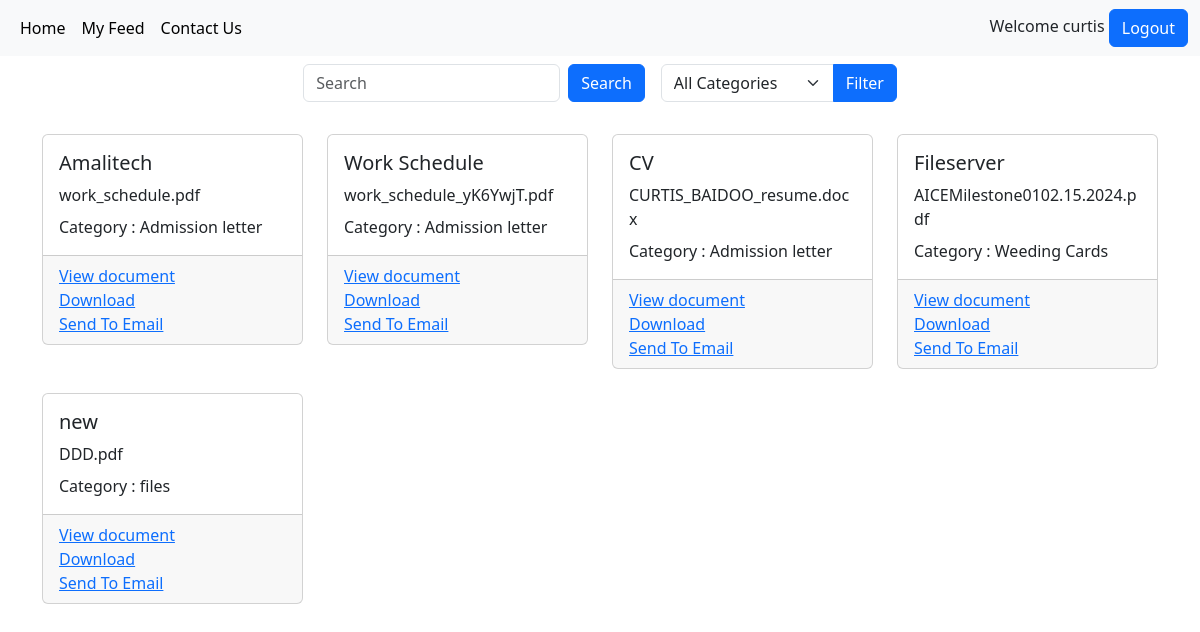
Page /feed/ (signed in) on the earlier database version.
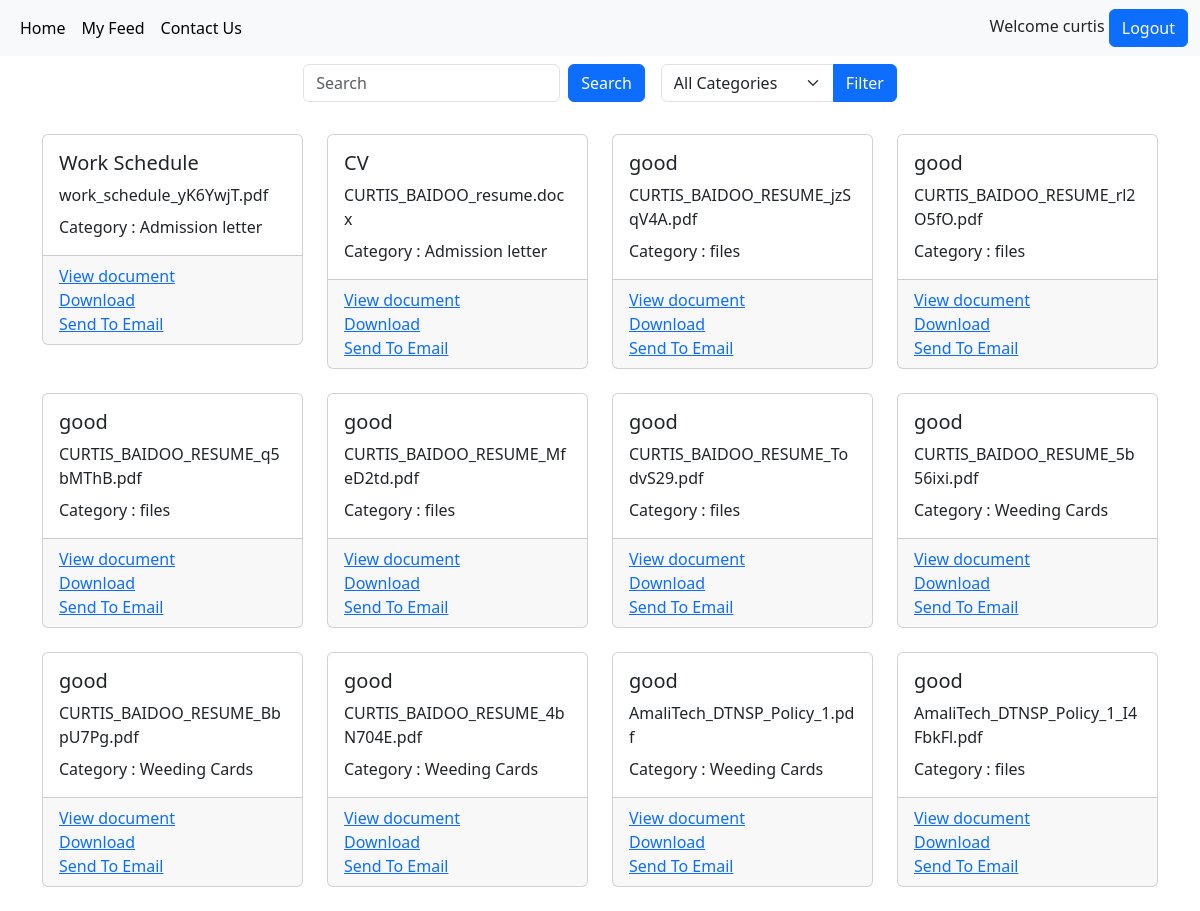
Same page on the later database version.
### file/models.py (models this page shows, shortened)
class All_Users(AbstractBaseUser):
    firstName = models.CharField(max_length=50,null=False)
    lastName = models.CharField(max_length=50,null=False)
    email = models.EmailField(max_length=120,unique=True,null=False)
    password = models.CharField(max_length=300,null=False)
    date_created = models.DateTimeField(auto_now_add=True)
    last_login = models.DateTimeField(auto_now=True)
    is_active = models.BooleanField(default=True)
    is_staff = models.BooleanField(default=False)
    is_superuser = models.BooleanField(default=False)
    is_admin = models.BooleanField(default=False)
    USERNAME_FIELD = 'email'
    REQUIRED_FIELDS = ['firstName','lastName']
    objects=UserManager()
    class Meta:
        verbose_name = 'User'
        verbose_name_plural = 'Users'

class Document(models.Model):
    title          = models.CharField(max_length=100)
    description    = models.TextField()
    file           = models.FileField(upload_to='file/documents/',validators=[document_file_validation])
    uploaded_at    = models.DateTimeField(auto_now_add=True)
    download_count = models.PositiveIntegerField(default=0)
    email_count    = models.PositiveIntegerField(default=0)
    category       = models.ForeignKey(DocumentCategory,on_delete=models.CASCADE)
    assigned_user  = models.ManyToManyField('All_Users', related_name='assigned_to_users')
    class Meta:
        verbose_name = 'Document'
        verbose_name_plural = 'Documents'

class DocumentCategory(models.Model):
    category_name = models.CharField(max_length=100)
    def __str__(self):
        return self.category_name
    class Meta:
        verbose_name = 'Category'
        verbose_name_plural = 'Document Categories'

### file/views.py (the view)
# urls.py: path('feed/',views.feed_page_view,name='feed_page'),
def feed_page_view(request):
    if request.user.is_authenticated:
        user = request.user
        documents = Document.objects.filter(assigned_user = user)
        context ={
            'documents':documents,
            'doc_cat':filter_category(documents)
        }
        return render(request, 'feed_page.html',context)
    else:
        return render(request, 'feed_page.html')

### file/templatetags/custom_filters.py (called while the page is built)
@register.filter
def filename(value):
    return os.path.basename(value)

### file/views.py (called while the page is built)
def filter_category(documents):
    doc_cat = []
    for doc in documents:
        if doc.category in doc_cat:
            continue
        else:
            doc_cat.append(doc.category)
    return doc_cat

### file/templates/feed_page.html (shortened to what this page needs)
{% extends 'base.html' %}
{% load custom_filters %}
{% block content %}
{% if user.is_authenticated %}
<nav class="navbar bg-body">
    <div class="container-fluid justify-content-center">
        <form class="d-flex me-3" role="search" method="get" action="{% url 'search' %}">
            <input class="form-control me-2" type="text" name="query" placeholder="Search" aria-label="Search">
            <button class="btn btn-primary" type="submit">Search</button>
        </form>
        <form method="get" action="{% url 'filter_document' %}">
            <div class="input-group">
                <select class="form-select" name="category">
                    <option value="">All Categories</option>
                </select>
                <button class="btn btn-primary" type="submit">Filter</button>
            </div>
        </form>
    </div>
</nav>
<br>
    <div class="container">
        <div class="row">
            {% for document in documents %}
            <div class="col-md-3">
                <div class="card mb-4">
                    <div class="card-body">
                        <h5 class="card-title">{{ document.title }}</h5>
                        <p class="card-title">{{ document.file.url | filename}}</p>
                        <p class="card-text">Category : {{ document.category }}</p>
                    </div>
                    <div class="card-footer">
                        <div><a href="{% url 'view_documents' document.id %}">View document</a></div>
                        <div><a href="{% url 'download_document' document.id %}" >Download</a></div>
                        <div><a href="{% url 'send_email' document.id %}?document_name={{ document.file.url }}">Send To Email</a></div>
                    </div>
                </div>
            </div>
            {% endfor %}
        </div>
    </div>
{% else %}
    <div>
        <p><h3>You are not logged in, </h3></p>
        <p><a class="" href="{% url 'login' %}" role="">login</a> to see your document</p>
    </div>
{% endif %}
{% endblock %}

### file/templates/base.html (shortened to what this page needs)
<!DOCTYPE html>
{% load static %}
<html lang="en">
<head>
    <link rel="stylesheet" href="https://cdn.jsdelivr.net/npm/bootstrap@5.3.3/dist/css/bootstrap.min.css">
    <link rel="stylesheet" href="{% static 'css/main.css' %}">
</head>
<body>
    <nav class="navbar navbar-expand-lg bg-body-tertiary">
        <div class="container-fluid">
          <div class="collapse navbar-collapse" id="navbarSupportedContent">
            <ul class="navbar-nav me-auto mb-2 mb-lg-0">
              <li class="nav-item">
                <a class="nav-link active" aria-current="page" href="{% url 'index' %}">Home</a>
              </li>
              <li class="nav-item">
                <a class="nav-link active" aria-current="page" href="{% url 'feed_page' %}">My Feed</a>
              </li>
              {% if user.is_authenticated %}
              <li class="nav-item">
                <a class="nav-link active" aria-current="page" href="{% url 'contact_admin' %}">Contact Us</a>
              </li>
              {% endif %}
            </ul>
            {% if user.is_authenticated%}
            <form action="{% url 'logout' %}" method="POST">
              <label for="">Welcome {{user.firstName}}  </label>
              <input type="submit" value="Logout" class="btn btn-primary">
            </form>
            {% else %}
            <a href="{% url 'login' %}"><input type="submit" value="Login" class="btn btn-primary"></a>
            {% endif %}
          </div>
        </div>
      </nav>
      {% block content %}
      {% endblock %}
</body>
</html>

Differences in the rows shown:
removed Document: title "Amalitech", file|filename "work_schedule.pdf", category "Admission letter"
removed Document: title "Fileserver", file|filename "AICEMilestone0102.15.2024.pdf", category "Weeding Cards"
removed Document: title "new", file|filename "DDD.pdf", category "files"
added Document: title "good", file|filename "CURTIS_BAIDOO_RESUME_jzSqV4A.pdf", category "files"
added Document: title "good", file|filename "CURTIS_BAIDOO_RESUME_rl2O5fO.pdf", category "files"
added Document: title "good", file|filename "CURTIS_BAIDOO_RESUME_q5bMThB.pdf", category "files"
added Document: title "good", file|filename "CURTIS_BAIDOO_RESUME_MfeD2td.pdf", category "files"
added Document: title "good", file|filename "CURTIS_BAIDOO_RESUME_TodvS29.pdf", category "files"
added Document: title "good", file|filename "CURTIS_BAIDOO_RESUME_5b56ixi.pdf", category "Weeding Cards"
added Document: title "good", file|filename "CURTIS_BAIDOO_RESUME_BbpU7Pg.pdf", category "Weeding Cards"
added Document: title "good", file|filename "CURTIS_BAIDOO_RESUME_4bN704E.pdf", category "Weeding Cards"
added Document: title "good", file|filename "AmaliTech_DTNSP_Policy_1.pdf", category "Weeding Cards"
added Document: title "good", file|filename "AmaliTech_DTNSP_Policy_1_I4FbkFl.pdf", category "files"
